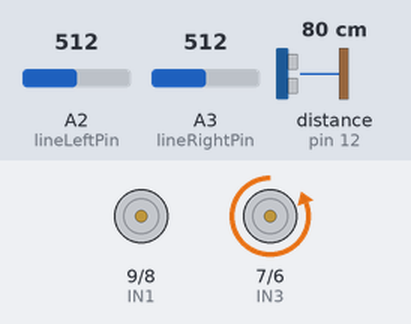
Recording of a sketch running on a simulated Arduino Uno, built with avr-gcc and run on an emulated ATmega328P. Shown: motor-driver pin pairs drawn as motors (green arrow = first pin HIGH = forward, orange = second pin HIGH = backward, longer = more drive, scaled by the enable pin). Wiring (inferred from the names in the program): ultrasonic range finder: trigger pin 11; echo pin 12. Inputs (shaded band) come from the test bench; at power-on: A2 (lineLeftPin) = 512, A3 (lineRightPin) = 512, distance to the obstacle (sensor on pin 12) 80 cm. The echo pulse lasts 58.3 µs per cm.

Above: at 4.8 s.
4.9 s: A2 (lineLeftPin) set to 310
6.4 s: A2 (lineLeftPin) set to 286
At 7.0 s:
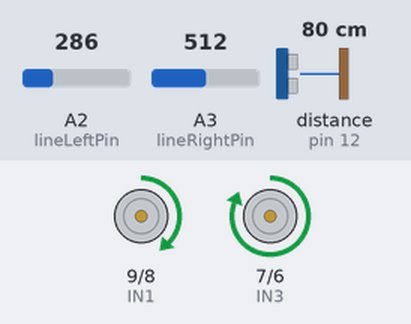
9.4 s: A3 (lineRightPin) set to 290
At 9.8 s:
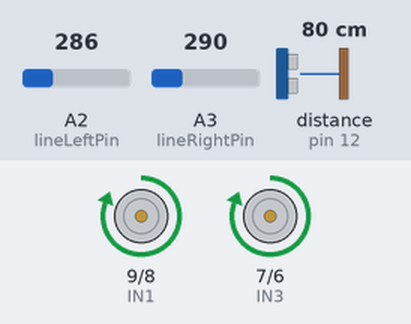
12.4 s: A2 (lineLeftPin) set to 306
At 12.8 s:
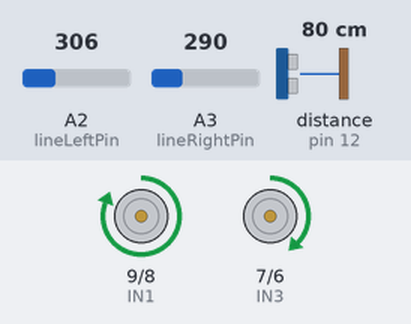
15.4 s: A2 (lineLeftPin) set to 290
At 15.8 s:
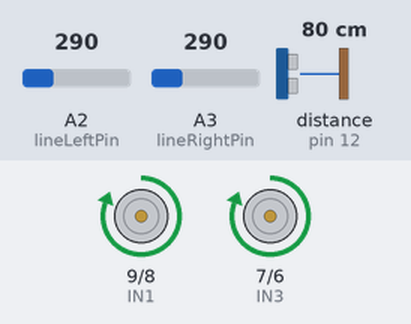
18.4 s: A2 (lineLeftPin) set to 511
At 19.1 s:
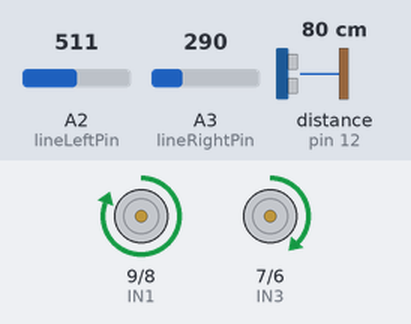
Timing chart, 0 to 21.4 s (numbered marks = the images above; inputs shaded):
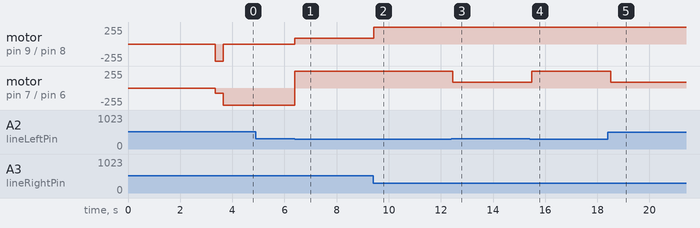

Measured:
- the behaviour switches between 301 and 300 on A2 (lineLeftPin) (found by bisection; images 0 and 1)
- after the input at 4.9 s, every drawn part: stays the same
- after the input at 6.4 s, motor on pin 9 (IN1) / pin 8 (IN2): stopped → forward 90/255 at once; motor on pin 7 (IN3) / pin 6 (IN4): backward 255/255 → forward 255/255 at once
- after the input at 9.4 s, motor on pin 9 (IN1) / pin 8 (IN2): forward 90/255 → forward 255/255 at once
- after the input at 12.4 s, motor on pin 7 (IN3) / pin 6 (IN4): forward 255/255 → forward 90/255 after 0.06 s
- after the input at 15.4 s, motor on pin 7 (IN3) / pin 6 (IN4): forward 90/255 → forward 255/255 after 0.08 s
- after the input at 18.4 s, motor on pin 7 (IN3) / pin 6 (IN4): forward 255/255 → forward 90/255 after 0.11 s

The sketch:

BlackBeard.ino
```cpp
// Define the pins for the ultrasonic sensor
#define trigPin 11
#define echoPin 12

//motor pins
#define ENA 10
#define ENB 5

//set up pins
#define IN1 9
#define IN2 8
#define IN3 7
#define IN4 6

int i = 1;


//line sensor pins + variables
#define lineRightPin A3
#define lineLeftPin A2
int lineSensorRight = 900;
int lineSensorLeft = 900;

void setup() {
  // put your setup code here, to run once:
  // Initialize serial communication
  //connects bot to serial monitor on laptop
  Serial.begin(9600);

  // Set the trigger pin as an output
  pinMode(trigPin, OUTPUT);

  // Set the echo pin as an input
  pinMode(echoPin, INPUT);

  //setting up the pins to be output
  pinMode(IN1, OUTPUT);
  pinMode(IN2, OUTPUT);
  pinMode(IN3, OUTPUT);
  pinMode(IN4, OUTPUT);

  //makes motors outputs
  pinMode(ENA,OUTPUT);
  pinMode(ENB,OUTPUT);

  analogWrite(IN1,LOW);
  analogWrite(IN2,HIGH);
  analogWrite(IN3,LOW);
  analogWrite(IN4,HIGH);

  // line sensor setup
  pinMode(lineRightPin, INPUT);
  pinMode(lineLeftPin, INPUT);

  //start motions
  delay(3350);

  // forward(80,255);
  // delay(400);
  // forward(255,0);
  // delay(400);
  forward(255,80);
  delay(300);

}

void loop() {

  /*
  //start motions
  if (i == 1){//5 second stop
    delay(3500);
    i++;
  }
  else if (i == 2){//wing drop
    forward(0,255);
    delay(400);
    forward(255,0);
    delay(400);
    i++;
  }
  */
  digitalWrite(IN1, LOW);
  digitalWrite(IN2, HIGH);
  digitalWrite(IN3, LOW);
  digitalWrite(IN4, HIGH);

  // Send a pulse to the eyes
  digitalWrite(trigPin, LOW);
  delayMicroseconds(2);
  digitalWrite(trigPin, HIGH);
  delayMicroseconds(10);
  digitalWrite(trigPin, LOW);

  // Measure the duration of the pulse from the echo pin
  long duration = pulseIn(echoPin, HIGH);

  // Calculate the distance based on the duration of the pulse
  float distance = duration * 0.034 / 2;

  //Print the distance to the serial monitor
//  Serial.print("Distance: ");
//  Serial.print(distance);
//  Serial.println(" cm");

  if(distance < 15){
    forward(255,255);
  } else if(distance < 40 && distance > 15) {
    forward(200,200);
  } else if(distance > 40){
    forward(0,255);
  }

  //line sensor code
  lineSensorRight = analogRead(lineRightPin);
  lineSensorLeft = analogRead(lineLeftPin);
  //left-sensor
  if(lineSensorLeft <= 300 && lineSensorRight >= 300){
    backward(90,255);
    delay(750);
  } else if (lineSensorLeft>=300 && lineSensorRight<=300){ //right-sensor
    backward(255,90);
    delay(750);
  }

  if (lineSensorLeft<=300 && lineSensorRight<=300){ //both sensors
    backward(255,255);
    delay(500);
  }
}

//changes direction of bot to move forwards at a given speeed
void forward(int rightW, int leftW){
  //delay(2000);
  digitalWrite(IN1, LOW);
  digitalWrite(IN2, HIGH);
  digitalWrite(IN3, LOW);
  digitalWrite(IN4, HIGH);
  analogWrite(ENA, rightW);
  analogWrite(ENB, leftW);
}

//changes direction of bot to move backwards at a given speed
void backward(int rightW, int leftW){
    digitalWrite(IN1, HIGH);
    digitalWrite(IN2, LOW);
    digitalWrite(IN3, HIGH);
    digitalWrite(IN4, LOW);
    analogWrite(ENA, rightW);
    analogWrite(ENB, leftW);
}

void stopBot(){
  analogWrite(ENA, 0);
  analogWrite(ENB, 0);
}
/*
  //turns bot a sharp right
  void turnRightS(int speed){
    analogWrite(ENA, 0);
    analogWrite(ENB, speed);
  }

  //turns bot a sharp left
  void turnLeftS(int speed){
    analogWrite(ENA, speed);
    analogWrite(ENB, 0);
  }

  //turns bot a soft right
  void turnRightST(){
    analogWrite(ENA, 50);
    analogWrite(ENB, 130);
  }

  //turns bot a soft left
  void turnLeftST(){
    analogWrite(ENA, 130);
    analogWrite(ENB, 50);
  }

  //line sensor code
  lineSensorRight = analogRead(lineRightPin);
  lineSensorLeft = analogRead(lineLeftPin);
  prints to serial monitor
  Serial.println("LightL: ");
  Serial.print(lineSensorLeft);
  Serial.println("LightL: ");
  Serial.print(lineSensorRight);
  if(lineSensorLeft <= 300 || lineSensorRight <= 300){
    backward(140, 140);
    delay(325);
    forward(0, 170);
    delay(400);
    stopBot();
  }

  //quick rotate (aka opposite direction)
  void rotate(int rightW, int leftW){
    digitalWrite(IN1, LOW);
    digitalWrite(IN2, HIGH);
    digitalWrite(IN3, HIGH);
    digitalWrite(IN4, LOW);
    analogWrite(ENA, rightW);
    analogWrite(ENB, leftW);
  }
*/
```
